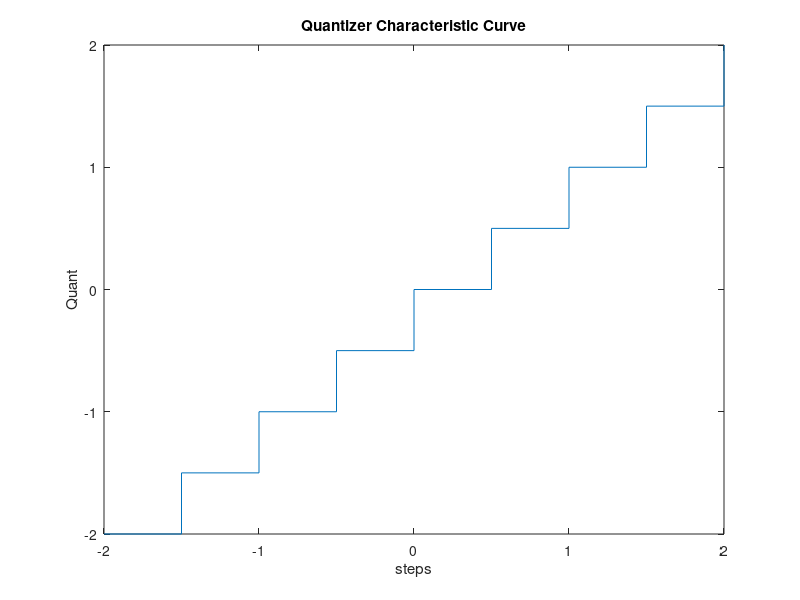

Write the MATLAB code that produced this figure.
close all;
clear all;

%Quantizer Characteristic Curve

fm = 3;
fs = 30;
t = 0:0.01/fm:1;
Am = 2;
n = 3;
xt = Am*sin(2*pi*fm*t);
ts = 0:1/fs:1;
xs = Am*sin(2*pi*fm*ts);
L = 2^n;
Vmax = Am;
Vmin = -Am;
del = (Vmax - Vmin)/L;
steps = Vmin:del:Vmax;
quant = (Vmin - del/2):del:(Vmax + del/2);

%Quantizer
newquant = Vmin:del:(Vmax + del/2);
stairs(steps,newquant);
title('Quantizer Characteristic Curve');
xlabel('steps');
ylabel('Quant');